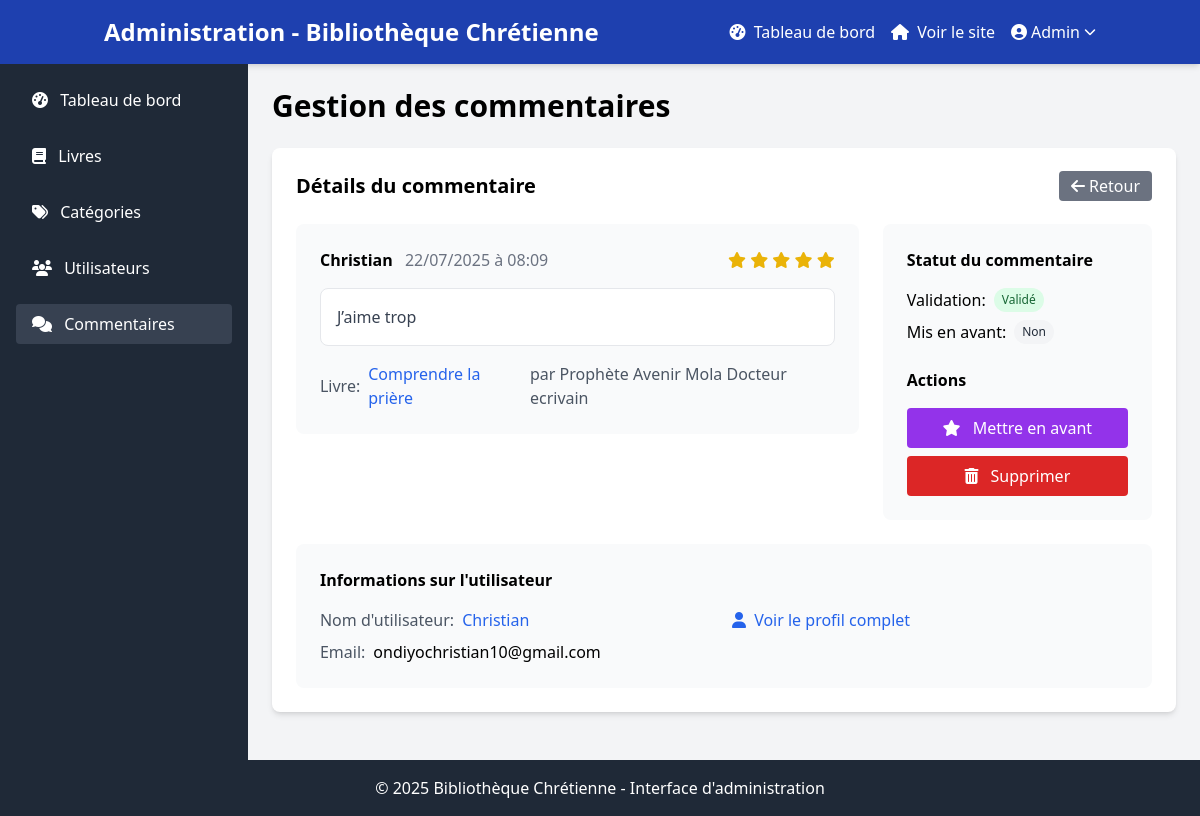
Page /admin/comments.php?action=view&id=19 (signed in) on the committed database.
### tables this page shows
CREATE TABLE `comments` (
  `id` int(11) NOT NULL,
  `user_id` int(11) DEFAULT NULL,
  `book_id` int(11) DEFAULT NULL,
  `comment_text` text NOT NULL,
  `rating` int(11) NOT NULL,
  `is_validated` tinyint(1) DEFAULT 0,
  `is_featured` tinyint(1) DEFAULT 0,
  `created_at` timestamp NULL DEFAULT current_timestamp(),
  `updated_at` timestamp NULL DEFAULT current_timestamp() ON UPDATE current_timestamp()
);

CREATE TABLE `users` (
  `id` int(11) NOT NULL,
  `username` varchar(50) NOT NULL,
  `password` varchar(255) NOT NULL,
  `email` varchar(100) NOT NULL,
  `first_name` varchar(50) DEFAULT NULL,
  `last_name` varchar(50) DEFAULT NULL,
  `profile_picture` varchar(255) DEFAULT NULL,
  `role` enum('admin','user') DEFAULT 'user',
  `is_active` tinyint(1) DEFAULT 1,
  `email_verified_at` datetime DEFAULT NULL,
  `email_verification_token` varchar(255) DEFAULT NULL,
  `password_reset_token` varchar(255) DEFAULT NULL,
  `password_reset_expires` datetime DEFAULT NULL,
  `last_login` datetime DEFAULT NULL,
  `created_at` timestamp NULL DEFAULT current_timestamp(),
  `updated_at` timestamp NULL DEFAULT current_timestamp() ON UPDATE current_timestamp()
);

CREATE TABLE `books` (
  `id` int(11) NOT NULL,
  `title` varchar(255) NOT NULL,
  `description` text DEFAULT NULL,
  `author` varchar(100) DEFAULT NULL,
  `cover_image` varchar(255) DEFAULT NULL,
  `file_path` varchar(255) NOT NULL,
  `pages_count` int(11) DEFAULT NULL,
  `publication_year` int(11) DEFAULT NULL,
  `publisher` varchar(100) DEFAULT NULL,
  `is_featured` tinyint(1) DEFAULT 0,
  `views_count` int(11) DEFAULT 0,
  `created_at` timestamp NULL DEFAULT current_timestamp(),
  `updated_at` timestamp NULL DEFAULT current_timestamp() ON UPDATE current_timestamp()
);

### admin/comments.php (the view, shortened to what this page needs)
<?php
require_once "../config/database.php";
$view_comment = null;
if (isset($_GET['action']) && $_GET['action'] == 'view' && isset($_GET['id'])) {
    $comment_id = (int)$_GET['id'];
    $stmt = $conn->prepare("SELECT c.*,
                          u.username, u.email,
                          b.title as book_title, b.author as book_author
                          FROM comments c
                          JOIN users u ON c.user_id = u.id
                          JOIN books b ON c.book_id = b.id
                          WHERE c.id = :id");
    $stmt->bindParam(':id', $comment_id, PDO::PARAM_INT);
    $stmt->execute();
    $view_comment = $stmt->fetch(PDO::FETCH_ASSOC);
}
?>
<!DOCTYPE html>
<html lang="fr">
<head>
    <script src="https://cdn.tailwindcss.com"></script>
    <link rel="stylesheet" href="https://cdnjs.cloudflare.com/ajax/libs/font-awesome/6.4.0/css/all.min.css">
</head>
<body class="bg-gray-100 min-h-screen">
    <div class="flex flex-col min-h-screen">
        <header class="bg-blue-800 text-white shadow-md">
            <div class="container mx-auto px-4 py-4">
                <div class="flex justify-between items-center">
                    <h1 class="text-2xl font-bold">Administration - Bibliothèque Chrétienne</h1>
                    <div class="flex items-center space-x-4">
                        <a href="index.php" class="hover:text-blue-200">
                            <i class="fas fa-tachometer-alt mr-1"></i> Tableau de bord
                        </a>
                        <a href="../index.php" class="hover:text-blue-200">
                            <i class="fas fa-home mr-1"></i> Voir le site
                        </a>
                        <div class="relative group">
                            <button class="flex items-center hover:text-blue-200">
                                <i class="fas fa-user-circle mr-1"></i> Admin <i class="fas fa-chevron-down ml-1 text-xs"></i>
                            </button>
                        </div>
                    </div>
                </div>
            </div>
        </header>
        <div class="flex flex-grow">
            <nav class="bg-gray-800 text-white w-64 p-4 hidden md:block">
                <div class="space-y-4">
                    <a href="index.php" class="block py-2 px-4 rounded hover:bg-gray-700">
                        <i class="fas fa-tachometer-alt mr-2"></i> Tableau de bord
                    </a>
                    <a href="books.php" class="block py-2 px-4 rounded hover:bg-gray-700">
                        <i class="fas fa-book mr-2"></i> Livres
                    </a>
                    <a href="categories.php" class="block py-2 px-4 rounded hover:bg-gray-700">
                        <i class="fas fa-tags mr-2"></i> Catégories
                    </a>
                    <a href="users.php" class="block py-2 px-4 rounded hover:bg-gray-700">
                        <i class="fas fa-users mr-2"></i> Utilisateurs
                    </a>
                    <a href="comments.php" class="block py-2 px-4 rounded bg-gray-700">
                        <i class="fas fa-comments mr-2"></i> Commentaires
                    </a>
                </div>
            </nav>
            <main class="flex-grow p-6">
                <div class="container mx-auto">
                    <div class="flex justify-between items-center mb-6">
                        <h1 class="text-3xl font-bold">Gestion des commentaires</h1>
                    </div>
                    <?php if ($view_comment): ?>
                        <div class="bg-white rounded-lg shadow-md p-6 mb-6">
                            <div class="flex justify-between items-center mb-6">
                                <h2 class="text-xl font-bold">Détails du commentaire</h2>
                                <div>
                                    <a href="comments.php" class="bg-gray-500 hover:bg-gray-600 text-white px-3 py-1 rounded">
                                        <i class="fas fa-arrow-left"></i> Retour
                                    </a>
                                </div>
                            </div>
                            <div class="grid grid-cols-1 md:grid-cols-3 gap-6">
                                <div class="md:col-span-2">
                                    <div class="bg-gray-50 p-6 rounded-lg">
                                        <div class="flex justify-between mb-4">
                                            <div>
                                                <span class="font-bold"><?php echo htmlspecialchars($view_comment['username']); ?></span>
                                                <span class="text-gray-500 ml-2"><?php echo date('d/m/Y à H:i', strtotime($view_comment['created_at'])); ?></span>
                                            </div>
                                            <div>
                                                <?php for ($i = 1; $i <= 5; $i++): ?>
                                                    <i class="fas fa-star <?php echo $i <= $view_comment['rating'] ? 'text-yellow-500' : 'text-gray-300'; ?>"></i>
                                                <?php endfor; ?>
                                            </div>
                                        </div>
                                        <div class="bg-white p-4 rounded-lg border mb-4">
                                            <p class="text-gray-700"><?php echo nl2br(htmlspecialchars($view_comment['comment_text'])); ?></p>
                                        </div>
                                        <div class="flex items-center">
                                            <span class="text-gray-600 mr-2">Livre:</span>
                                            <a href="../book.php?id=<?php echo $view_comment['book_id']; ?>" class="text-blue-600 hover:text-blue-800 font-medium">
                                                <?php echo htmlspecialchars($view_comment['book_title']); ?>
                                            </a>
                                            <?php if (!empty($view_comment['book_author'])): ?>
                                                <span class="text-gray-600 ml-2">par <?php echo htmlspecialchars($view_comment['book_author']); ?></span>
                                            <?php endif; ?>
                                        </div>
                                    </div>
                                </div>
                                <div class="md:col-span-1">
                                    <div class="bg-gray-50 p-6 rounded-lg">
                                        <h3 class="font-bold mb-4">Statut du commentaire</h3>
                                        <div class="space-y-2 mb-6">
                                            <div class="flex items-center">
                                                <span class="mr-2">Validation:</span>
                                                <?php if ($view_comment['is_validated']): ?>
                                                    <span class="px-2 py-1 bg-green-100 text-green-800 rounded-full text-xs">Validé</span>
                                                <?php else: ?>
                                                    <span class="px-2 py-1 bg-yellow-100 text-yellow-800 rounded-full text-xs">En attente</span>
                                                <?php endif; ?>
                                            </div>
                                            <div class="flex items-center">
                                                <span class="mr-2">Mis en avant:</span>
                                                <?php if ($view_comment['is_featured']): ?>
                                                    <span class="px-2 py-1 bg-purple-100 text-purple-800 rounded-full text-xs">Oui</span>
                                                <?php else: ?>
                                                    <span class="px-2 py-1 bg-gray-100 text-gray-800 rounded-full text-xs">Non</span>
                                                <?php endif; ?>
                                            </div>
                                        </div>
                                        <h3 class="font-bold mb-4">Actions</h3>
                                        <div class="space-y-2">
                                            <?php if (!$view_comment['is_featured']): ?>
                                                <a href="comments.php?action=feature&id=<?php echo $view_comment['id']; ?>" class="block w-full py-2 px-4 bg-purple-600 hover:bg-purple-700 text-white rounded text-center">
                                                    <i class="fas fa-star mr-2"></i> Mettre en avant
                                                </a>
                                            <?php else: ?>
                                                <a href="comments.php?action=unfeature&id=<?php echo $view_comment['id']; ?>" class="block w-full py-2 px-4 bg-gray-600 hover:bg-gray-700 text-white rounded text-center">
                                                    <i class="fas fa-star-half-alt mr-2"></i> Retirer de la mise en avant
                                                </a>
                                            <?php endif; ?>
                                            <a href="#" onclick="confirmDelete(<?php echo $view_comment['id']; ?>)" class="block w-full py-2 px-4 bg-red-600 hover:bg-red-700 text-white rounded text-center">
                                                <i class="fas fa-trash-alt mr-2"></i> Supprimer
                                            </a>
                                        </div>
                                    </div>
                                </div>
                            </div>
                            <div class="mt-6 bg-gray-50 p-6 rounded-lg">
                                <h3 class="font-bold mb-4">Informations sur l'utilisateur</h3>
                                <div class="grid grid-cols-1 md:grid-cols-2 gap-4">
                                    <div>
                                        <div class="flex items-center mb-2">
                                            <span class="text-gray-600 mr-2">Nom d'utilisateur:</span>
                                            <a href="users.php?action=view&id=<?php echo $view_comment['user_id']; ?>" class="text-blue-600 hover:text-blue-800">
                                                <?php echo htmlspecialchars($view_comment['username']); ?>
                                            </a>
                                        </div>
                                        <div class="flex items-center">
                                            <span class="text-gray-600 mr-2">Email:</span>
                                            <span><?php echo htmlspecialchars($view_comment['email']); ?></span>
                                        </div>
                                    </div>
                                    <div>
                                        <a href="users.php?action=view&id=<?php echo $view_comment['user_id']; ?>" class="text-blue-600 hover:text-blue-800">
                                            <i class="fas fa-user mr-1"></i> Voir le profil complet
                                        </a>
                                    </div>
                                </div>
                            </div>
                        </div>
                    <?php endif; ?>
                </div>
            </main>
        </div>
        <footer class="bg-gray-800 text-white py-4">
            <div class="container mx-auto px-4 text-center">
                <p>&copy; <?php echo date('Y'); ?> Bibliothèque Chrétienne - Interface d'administration</p>
            </div>
        </footer>
    </div>
</body>
</html>

### rows in the picture
comments: user.username "Christian", created_at "22/07/2025 à 08:09", rating 5 (drawn), comment_text "J’aime trop", book.title "Comprendre la prière", book.author "Prophète Avenir Mola Docteur ecrivain", user.email "ondiyochristian10@gmail.com"
